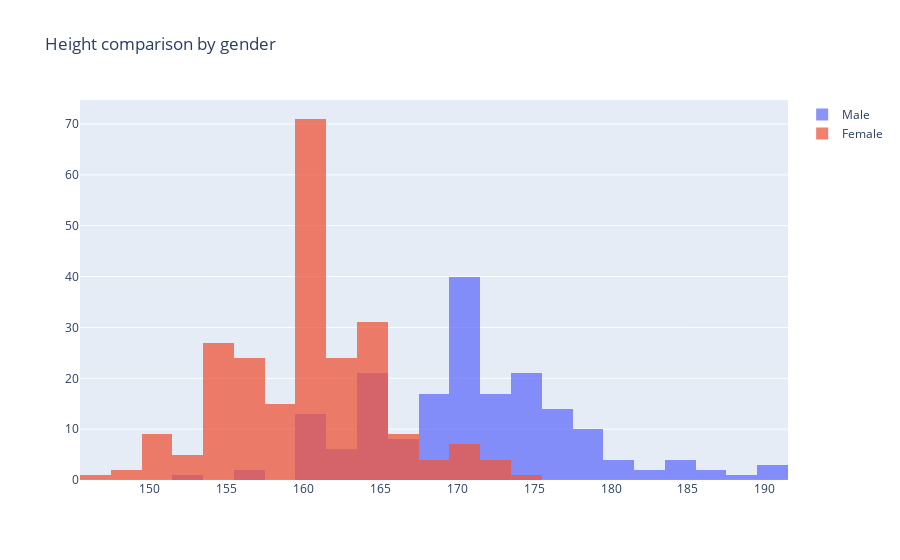

The notebook cell saved with this chart:
### Code cell
data5 = [
    # men
    go.Histogram(
    x=df_heights[df_heights['Sex']==0]['Height'],
    opacity=0.75,
    name='Male'
),  
    # women
    go.Histogram(
    x=df_heights[df_heights['Sex']==1]['Height'],
    opacity=0.75,
    name='Female'
)]

# create the layout
layout5 = go.Layout(
    barmode='overlay',
    title="Height comparison by gender"
)

# create the figure 
fig5 = go.Figure(data=data5, layout=layout5)
fig5.show()

### Figure 1 — Plotly figure (JSON) as saved in the notebook; plotly's stock layout.template omitted (floating-point values rounded to 4 significant figures; data arrays with more than 128 entries replaced by an {"elided": "..."} marker saying what was removed)
{"data": [{"name": "Male", "opacity": 0.75, "type": "histogram", "x": {"elided": "186 int values"}}, {"name": "Female", "opacity": 0.75, "type": "histogram", "x": {"elided": "234 int values"}}], "layout": {"barmode": "overlay", "title": {"text": "Height comparison by gender"}}}
